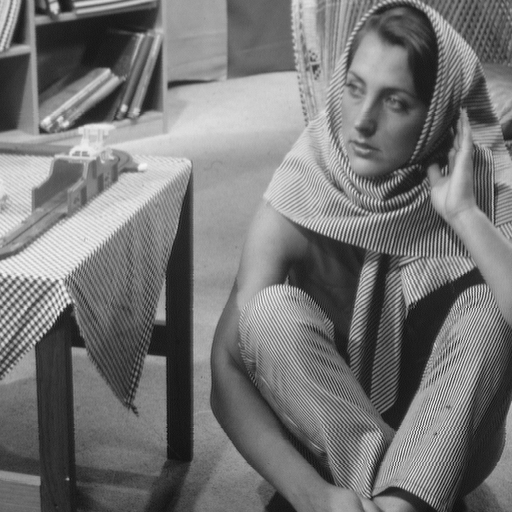
%> input picture data/png8/barbara.png, 512 x 512 px
$ octave bitplane_enc.m   (GNU Octave 9; MATLAB toolbox functions it lacks are replaced by stand-ins)
%> lines starting %> are read from the running program, lines starting %| are printed output that depends on the picture
### runLengths.m
function runs = runLengths(img_bin)
% count the run lenths of a binary image
    [h, w] = size(img_bin);
    r = reshape(img_bin.', 1, []);
    %start with color white, i.e. 1
    runs = [];
    prec = 1;
    count = 0;
    for i = 1:h*w
        if r(i)==prec
            count = count + 1;
        else
            runs = [runs, count];
            count = 1;
        end
        prec = r(i);
    end
    runs = [runs, count];

    % error check
    if sum(runs) ~= h*w
        runs = [];
    end
end

### huff_preprocess.m
function [huff_symbols, huff_probs] = huff_preprocess(runs)
% compute the symbol probabilities
    maximum = max(runs);
    huff_symbols = 0:maximum;
    huff_probs = zeros(1, maximum+1);
    for i = 1:maximum+1
        huff_probs(i) = size(find(runs==(i-1)), 2);
    end
    huff_probs = huff_probs./size(runs, 2);
    null_idxs = find(huff_probs==0);
    huff_probs(null_idxs) = [];
    huff_symbols(null_idxs) = [];
end

### bitplane_enc.m
close all;
clear;
clc;
addpath('data/png8');
img_name = 'barbara.png';
img = double(imread(img_name));
%> img: size 512x512 double; min 12, max 246, mean 117.4; mean of the top-left, top-right, bottom-left and bottom-right quarters 141.1, 126.4, 98.1, 103.9
%img = rgb2gray(img);

[h, w] = size(img);
%> h = 512; w = 512
tot_size = 0;
% encode all the bitplanes
for i = 1:8
	plane = bitget(img,8-i+1);
	runs = runLengths(plane);
    [huff_symbols, huff_probs] = huff_preprocess(runs);

    dict = huffmandict(huff_symbols, huff_probs);
%> (the run ends here)

$ run again, with data/png8/boat.png copied over data/png8/barbara.png
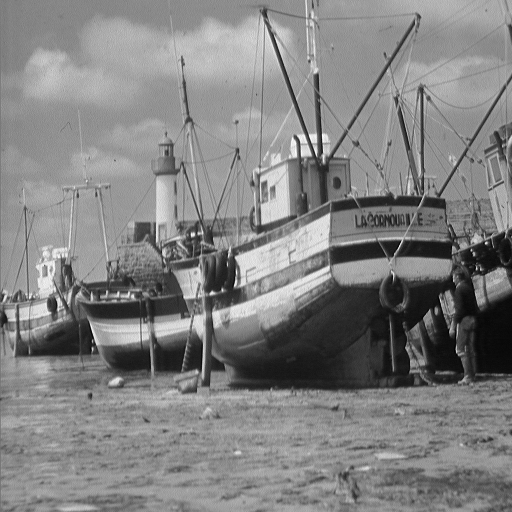
%> input picture data/png8/boat.png, 512 x 512 px

$ run again, with data/png8/goldhill.png copied over data/png8/barbara.png
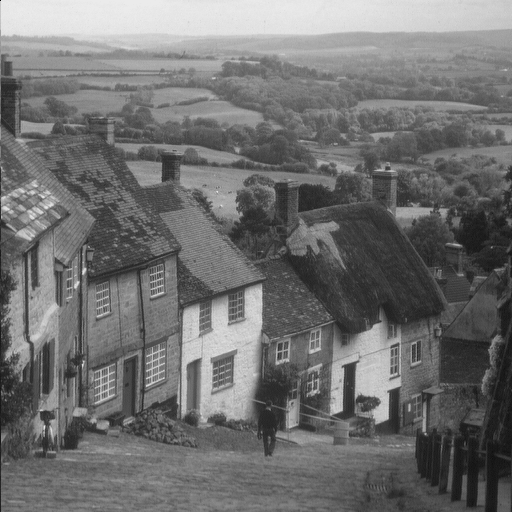
%> input picture data/png8/goldhill.png, 512 x 512 px

$ run again, with data/png8/zelda.png copied over data/png8/barbara.png
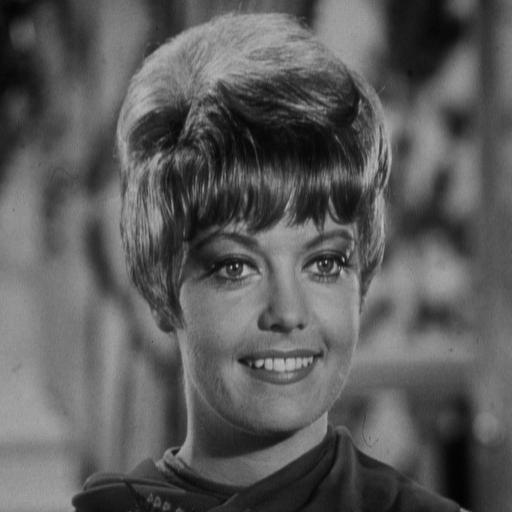
%> input picture data/png8/zelda.png, 512 x 512 px
